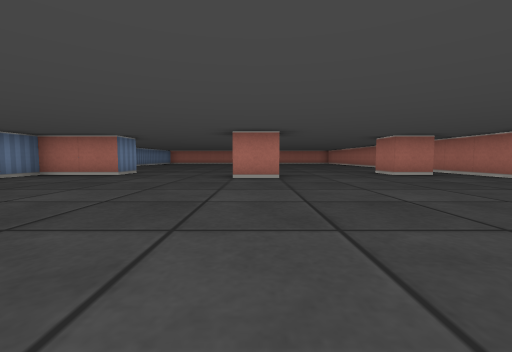
View 1 (above)

17 first-person views from a walk through a cub3D level. The camera is about half as high as the walls, tilts 4° down and sees 90° across. The floor is counted in squares. Each view is taken from the middle of a square. On the plan, view 1 faces up. The plan holds only what a view shows up to about 9 squares ahead; the rest is blank.

View 2
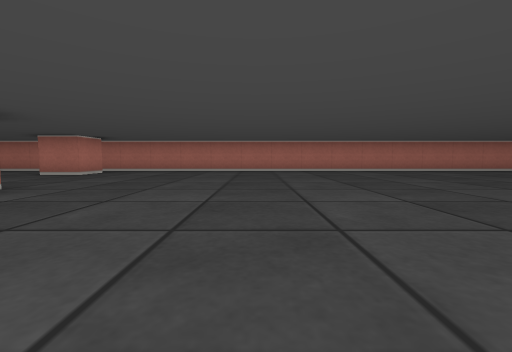

View 3
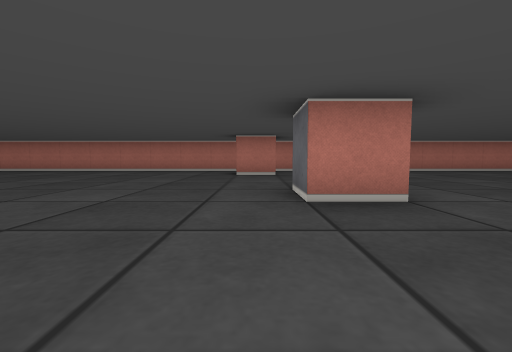

View 4
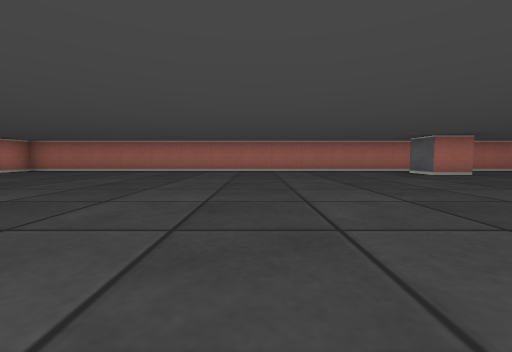

View 5
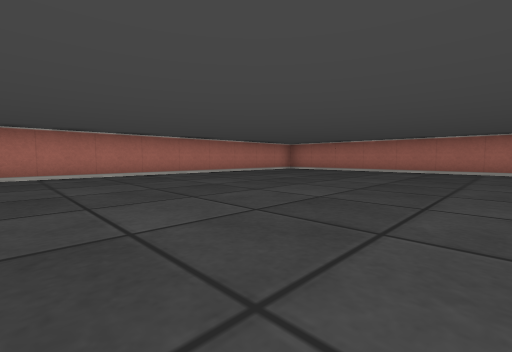

View 6
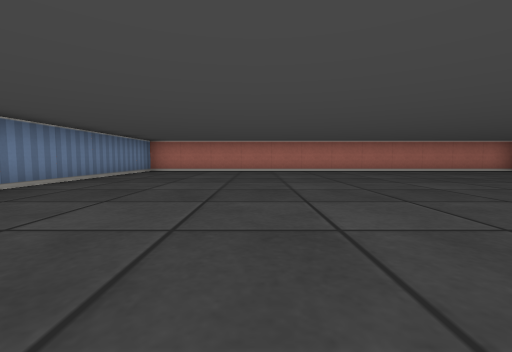

View 7
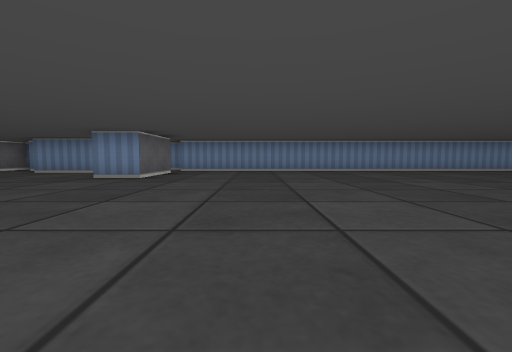

View 8
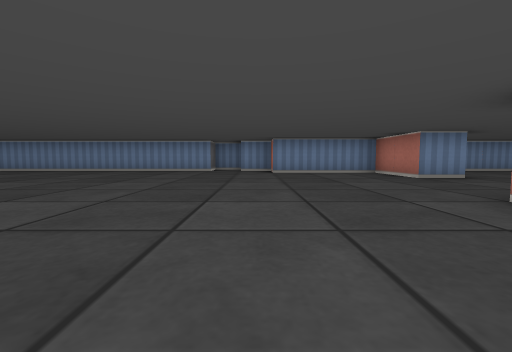

View 9
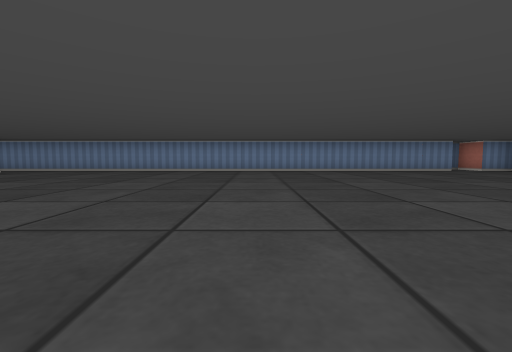

View 10
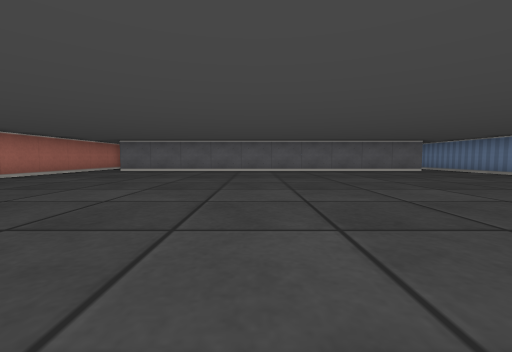

View 11
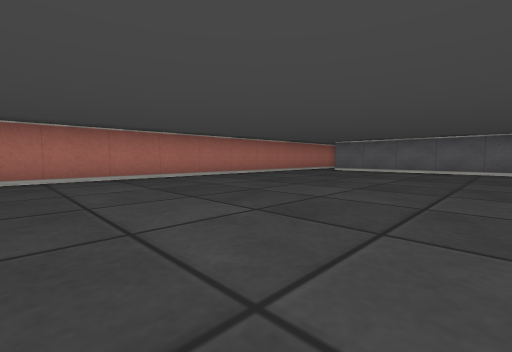

View 12
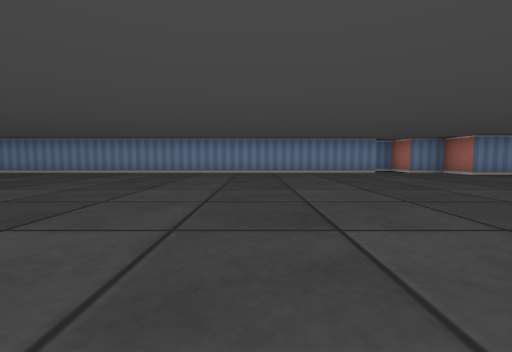

View 13
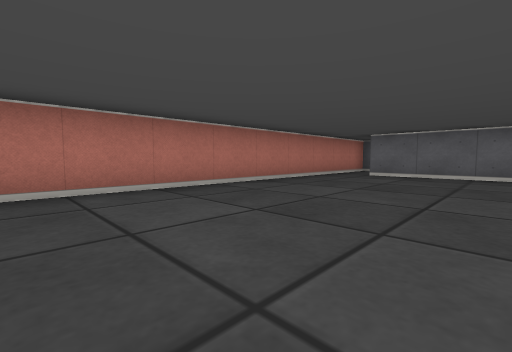

View 14
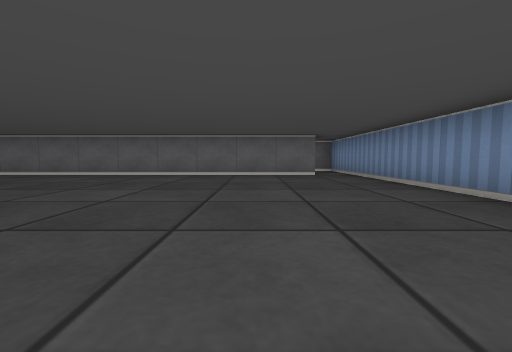

View 15
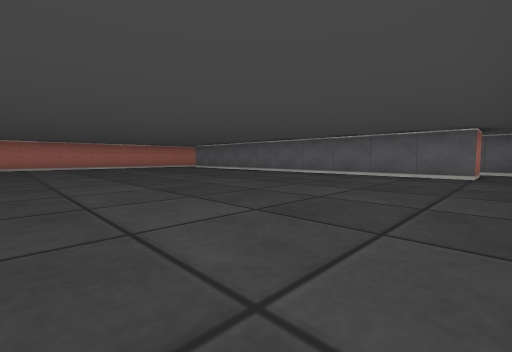

View 16
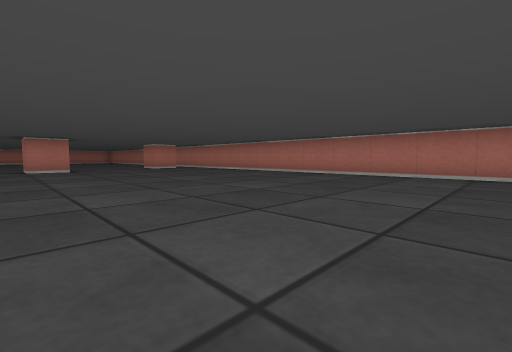

View 17
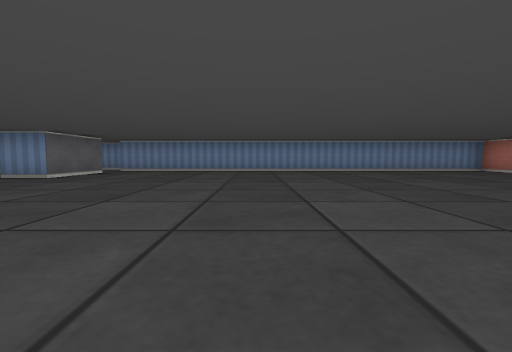

### Floor plan
Points are (right, up) in squares from view 1. A wall is a line through its corners. A room is listed if a view was taken in it or the views show most of it. See-through windows are left out.
Room 1 (views 1, 2, 3, 4, 5, 6, 7, 8, 9, 10, 11, 12, 13, 14, 15, 16, 17)
walls: (0.6, 5.5) (-0.5, 5.5) (-0.5, 6.5) (0.5, 6.5); (4.6, 6.5) (3.5, 6.5) (3.5, 7.5) (4.5, 7.5); (-5.5, 7.5) (-3.5, 7.5) (-3.5, 6.5) (-5.5, 6.5) (-5.5, 3.5) (-6.5, 3.5) (-6.5, 2.5) (-7.5, 2.5) (-7.5, 1.9); (-7.1, 1.5) (-6.5, 1.5) (-6.5, -12.5); (-5.5, -12.5) (4.5, -12.5); (5.5, -12.5) (5.5, 19.5) (-6.5, 19.5) (-6.5, 7.5)
ways out: opening at (-6, -13); opening at (5, -13)

Positions as (right, up) in squares from view 1, and headings:
1: (0, 0), facing up
2: (-3, 2), facing right
3: (-3, 7), facing right
4: (-3, 12), facing right
5: (-3, 13), facing up-right
6: (-3, 11), facing up
7: (2, 10), facing left
8: (2, 3), facing left
9: (2, -5), facing left
10: (0, -4), facing down
11: (0, -4), facing down-right
12: (1, -2), facing left
13: (2, -6), facing down-right
14: (-4, -6), facing down
15: (-6, -6), facing down-right
16: (-1, -4), facing up-right
17: (2, 12), facing left
